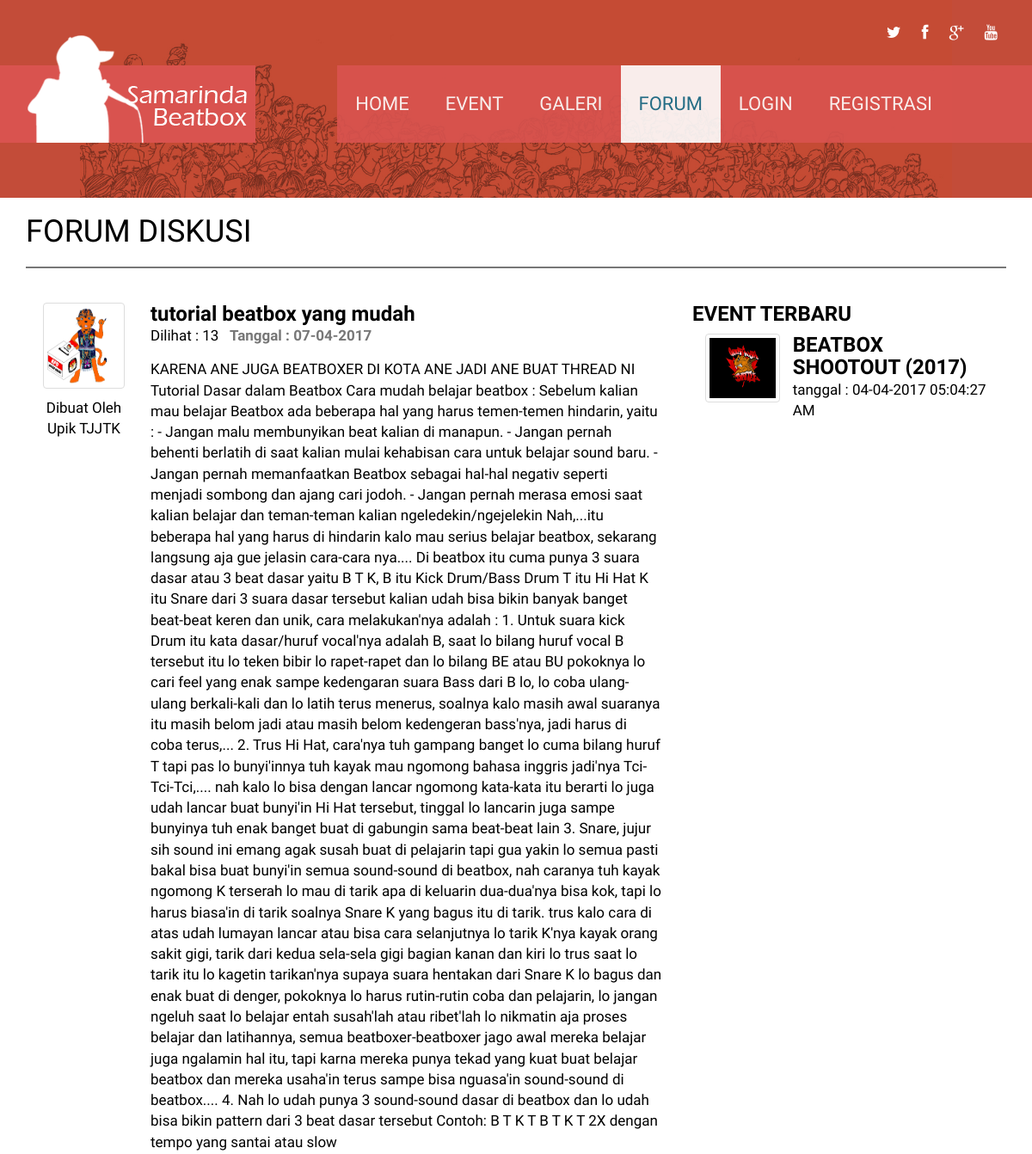
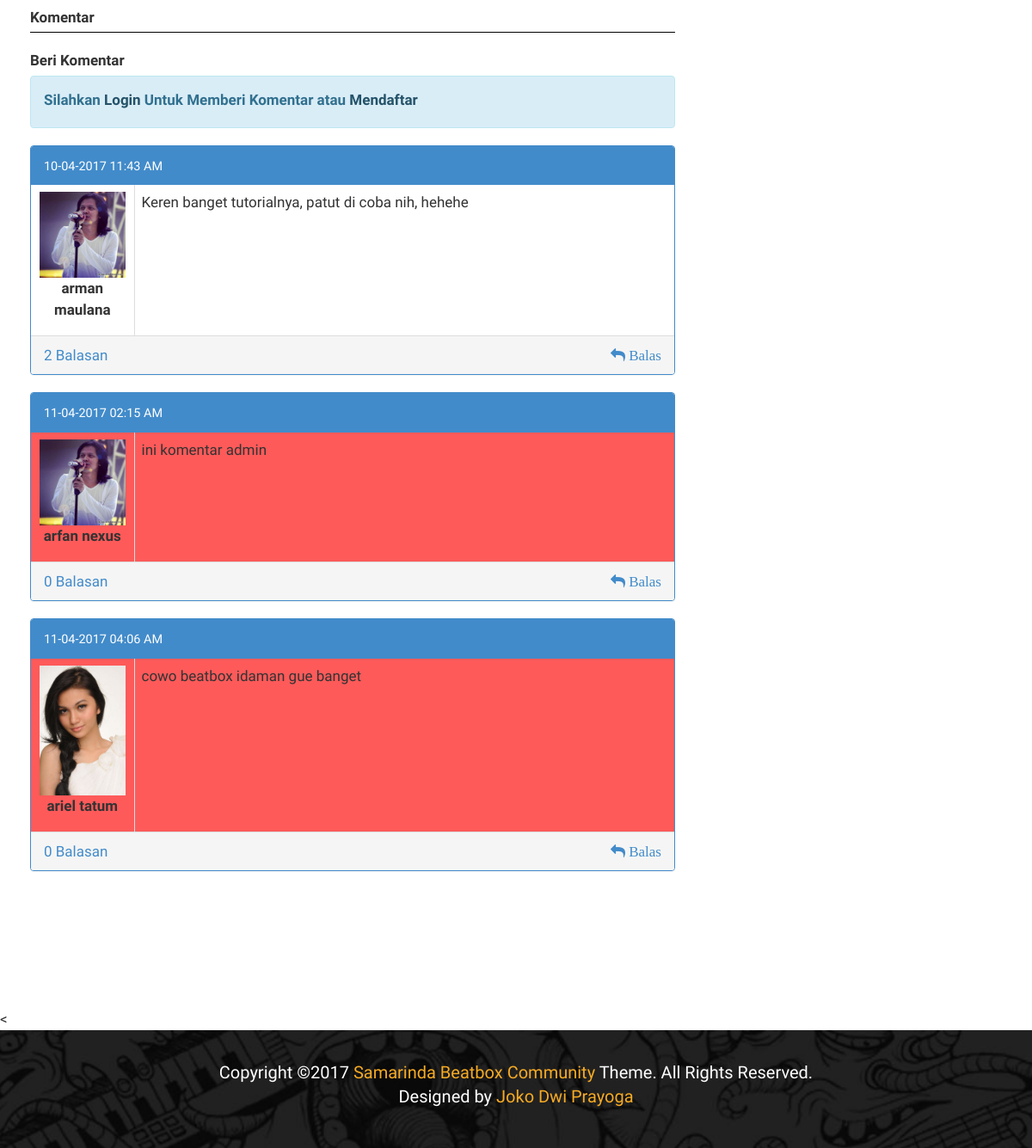
The page /view.php?id=5 on the database its author committed (2 pictures, top to bottom).
### tables this page shows
CREATE TABLE `tb_member` (
  `id` int(11) NOT NULL,
  `nama` varchar(100) NOT NULL,
  `username` varchar(100) NOT NULL,
  `password` varchar(200) NOT NULL,
  `telp` varchar(15) NOT NULL,
  `alamat` varchar(200) NOT NULL,
  `gambar` varchar(200) NOT NULL,
  `tgl_daftar` date NOT NULL,
  `status` int(2) NOT NULL
);

CREATE TABLE `tb_forum` (
  `id` int(11) NOT NULL,
  `id_member` int(11) NOT NULL,
  `judul` varchar(100) NOT NULL,
  `topic` text NOT NULL,
  `tanggal` date NOT NULL,
  `dilihat` int(11) NOT NULL
);

CREATE TABLE `tb_komentar` (
  `id` int(11) NOT NULL,
  `id_forum` int(11) NOT NULL,
  `id_member` int(11) NOT NULL,
  `komentar` text NOT NULL,
  `tanggal` datetime NOT NULL,
  `id_admin` int(11) NOT NULL,
  `level` int(11) NOT NULL
);

CREATE TABLE `tb_event` (
  `id` int(11) NOT NULL,
  `gambar` varchar(100) NOT NULL,
  `judul` varchar(100) NOT NULL,
  `tanggal` datetime NOT NULL,
  `artikel` text NOT NULL
);

### view.php (the view, shortened to what this page needs)
<!DOCTYPE html>
<html lang="en">
<head>
    <link href="css/bootstrap.min.css" rel="stylesheet">
    <link href="css/font-awesome.min.css" rel="stylesheet">
	<link href="css/main.css" rel="stylesheet">
	<link href="css/animate.css" rel="stylesheet">
	<link href="css/responsive.css" rel="stylesheet">
    <link rel="stylesheet" type="text/css" href="css/mystyle.css">
</head>
<body>
	<header id="header" role="banner">
		<div class="main-nav">
			<div class="container">
				<div class="header-top">
					<div class="pull-right social-icons">
						<a href="#"><i class="fa fa-twitter"></i></a>
						<a href="#"><i class="fa fa-facebook"></i></a>
						<a href="#"><i class="fa fa-google-plus"></i></a>
						<a href="#"><i class="fa fa-youtube"></i></a>
					</div>
				</div>
		        <div class="row">
		            <div class="navbar-header">
		                <a class="navbar-brand" href="index.html">
		                	<img class="img-responsive" src="images/logo_.png" alt="logo">
		                </a>
		            </div>
		            <div class="collapse navbar-collapse">
		                <ul class="nav navbar-nav navbar-right">
		                    <li><a href="index.php">Home</a></li>
		                    <li><a href="event.php">Event</a></li>
		                    <li><a href="gallery.php">Galeri</a></li>
		                    <li class="active"><a href="forum.php">Forum</a></li>
		                    <?php
		                    	if (isset($_SESSION['username'])) {
							?>
		                    <li class="dropdown">
							    <a class="dropdown-toggle" data-toggle="dropdown" href="#">
							    <?php echo $_SESSION['username']; ?>
							    <span class="caret"></span>
							    </a>
							    <ul class="dropdown-menu" style="background:#d9534f">
							      	<li style="border-bottom: 2px solid #fff;"><a class="ku" href="profile.php">Profile</a></li>
							      	<li><a class="ku" href="logout.php">Logout</a></li>
							    </ul>
							 </li>
							<?php
								}
								else{
							?>
		                    <li> <a href="login.php">Login</a></li>
		                    <li class=""><a href="registrasi.php">Registrasi</a></li>
							<?php
								}
		                    ?>
		                </ul>
		            </div>
		        </div>
	        </div>
        </div>
    </header>
	<section class="kontent">
		<div id="sponsor-carousel" class="carousel slide" data-interval="false">
			<div class="container">
				<div class="row">
					<div class="col-sm-12">
						<h2 style="margin-bottom:0px; color:#000;">
							Forum Diskusi
						</h2><hr style="border:1px solid #777;">
						<div class="col-md-8">
							<div class="row">
								<?php
									$sql_forum = mysql_query("select * from tb_forum where id='".$_GET['id']."'") or die(mysql_error());
									$row_forum = mysql_fetch_array($sql_forum);
										$sql_id_member = mysql_query("select * from tb_member where id='".$row_forum['id_member']."'");
										$row_id_member = mysql_fetch_array($sql_id_member);
                                        $tanggal = $row_forum['tanggal'];
                                        $format = date('d-m-Y',strtotime($tanggal ));
								?>
								<div class="col-md-12" style="padding:20px;">
									<div class="row">
										<div class="col-md-2 thumb">
											<center>
											<img class="thumbnail" style="width:100%; height:100px;" src="images/member/<?php echo $row_id_member['gambar']; ?>">
											<p style="color:#000; margin:-10px;">Dibuat Oleh <br><?php echo $row_id_member['nama'];?></p>
											</center>
										</div>
										<div class="col-md-10">
											<h3 style="color:#000; text-transform: none; margin:0px;"><strong><?php echo $row_forum['judul']; ?></strong></h3>
											<p style="color:#000;">Dilihat : <?php echo $row_forum['dilihat']; ?> &nbsp; <label style="color:#777;">Tanggal : <?php echo $format; ?></label></p>
											<p style="color:#000;"><?php  echo $row_forum['topic'];?>
											</p>
										</div>
										<label>Komentar</label>
										<div class="col-md-12" style="border-top:1px solid #000; padding:20px 0px">
											<label>Beri Komentar</label><br>
											<?php
												if (!$_SESSION)
												{
											?>
													<div class="alert alert-info">
														<label>Silahkan <a href="login.php" class="alert-link">Login</a> Untuk Memberi Komentar atau <a href="registrasi.php" class="alert-link">Mendaftar</a></label>
													</div>
											<?php
												}
											?>
												<?php
													$sql_komentar = mysql_query("select * from tb_komentar where id_forum='".$row_forum['id']."'");
													while ($row_komentar=mysql_fetch_array($sql_komentar))
													{
				                                        $tanggal_komentar = $row_komentar['tanggal'];
				                                        $format_tanggal = date('d-m-Y H:i A',strtotime($tanggal_komentar));
														$id_member = mysql_query("select * from tb_member where id='".$row_komentar['id_member']."'");
														$row_id_member = mysql_fetch_array($id_member);
														$id_admin = mysql_query("select * from tb_admin where id='".$row_komentar['id_admin']."'");
														$row_id_admin = mysql_fetch_array($id_admin);
												?>
														<div class="panel panel-primary">
														  <div class="panel-heading"><small> <?php echo $format_tanggal; ?></small></div>
														  <table class="table table-bordered" <?php if($row_komentar['level']==1){ echo 'style="background-color:#fe5a5a;"';} ?>>
														    <tr>
														    	<td style="width:120px;">
														    		<center>
														    		<img style="width:100px"; src="images/member/<?php if($row_komentar['level']==1){ echo $row_id_admin['gambar']; } else{ echo $row_id_member['gambar']; } ?>">
														    		<p><strong><?php if($row_komentar['level']==1){ echo $row_id_admin['nama'];} else{ echo $row_id_member['nama']; } ?></strong></p>
														    		</center>
														    	</td>
														    	<td><?php echo $row_komentar['komentar']; ?></td>
														    </tr>
														  </table>
														  <div class="panel-footer">
														  		<a data-toggle="collapse" data-parent="#accordion" href="#collapse<?php echo $row_komentar['id']; ?>">
														  			<?php
														  				$sql_jumlah_balasan = mysql_query("select * from tb_balasan where id_komentar='".$row_komentar['id']."'");
														  				$jumlah_balasan = mysql_num_rows($sql_jumlah_balasan);
														  			?>
														          <?php echo $jumlah_balasan;?> Balasan
														        </a>
														  		<div class="pull-right">
														  			<a data-toggle="collapse" data-parent="#accordion" href="#collapseku<?php echo $row_komentar['id']; ?>">
															          <i class="fa fa-mail-reply"> Balas</i>
															        </a>
														  		</div>
														  </div>
														</div>
												<?php
													}
												?>
										</div>
									</div>
								</div>
							</div>
						</div>
						<div class="col-md-4">
							<h3 style="color:#000;"><strong>Event Terbaru</strong></h3>
							<div class="row">
								<?php
									$query=mysql_query("select * from tb_event ORDER BY id DESC") or die(mysql_error());
									while ($tampil = mysql_fetch_array($query))
									{
                                    $tanggal = $tampil['tanggal'];
                                    $format = date('d-m-Y h:m:s A',strtotime($tanggal ));
								?>
									<div class="col-md-12 <?php if ($tampil['id']==$_GET['id']) {
									} ?>">
										<a href="detail_event.php?id=<?php echo $tampil['id']; ?>">
											<div class="col-md-4 thumb">
												<img class="thumbnail"style="width:100%; height:80px;" src="images/event/<?php echo $tampil['gambar']; ?>">
											</div>
											<div class="col-md-8">
												<div class="row">
												<h3 style="color:#000; margin:0px;"><strong> <?php echo $tampil['judul']; ?></strong></h3>
												<p style="color:#000;">tanggal : <?php echo $format; ?></p>
												</div>
											</div>
										</a>
									</div>
								<?php
									}
								?>
							</div>
						</div>
					</div>
				</div>
			</div>
		</div>
	</section>
    < <footer id="footer">
        <div class="container">
            <div class="text-center">
                <p> Copyright  &copy;2017<a target="_blank" href=""> Samarinda Beatbox Community </a>Theme. All Rights Reserved. <br> Designed by <a target="_blank" href="">Joko Dwi Prayoga</a></p>
            </div>
        </div>
    </footer>
</body>
</html>

### css/main.css (style rules this page uses)
body { font-family: 'Dosis', sans-serif; font-size: 17px; }
a { -webkit-transition: 300ms; -moz-transition: 300ms; -o-transition: 300ms; transition: 300ms; }
h1, h2, h3, h4, h5, h6 { font-family: 'Yanone Kaffeesatz', 'sans-serif'; font-weight: 300; text-transform: uppercase; }
h2 { font-size: 36px }
.header-top { display: block; overflow: hidden; padding: 25px; }
.main-nav { position: absolute; width: 100%; z-index: 999; }
.main-nav .container { width: 100% }
.social-icons a { font-size: 18px; color: #fff; padding-left:20px; }
.navbar-brand { background-color: #d9534f; height: 90px; margin-bottom: 20px; position: relative; width: 297px; }
.navbar-brand img { position: absolute; top: -35px; }
.navbar-right { background-color: #d9534f; padding:0 95px 0 0; opacity: .9 }
.navbar-right li a { padding: 35px 21px; font-size: 22px; color: #fff; text-transform: uppercase; font-family: 'Yanone Kaffeesatz', 'sans-serif'; font-weight: 300; }
.navbar-right li a:hover, .navbar-right li a:focus, .navbar-right .active a { background-color: #fff; color: #16728f }
#footer { background-color: #212121; background-image: url("../images/footer-bg.jpg"); background-position: center bottom; background-repeat: no-repeat; background-size: cover; color: #FFFFFF; font-size: 20px; padding: 35px 0; }
#footer a { color:#f7ab24 }

### css/mystyle.css (style rules this page uses)
.kontent { padding-bottom: 100px; }

### rows shown on the page
tb_member: gambar (picture), nama "Upik TJJTK"
tb_forum: judul "tutorial beatbox yang mudah", dilihat "13", tanggal "07-04-2017", topic "KARENA ANE JUGA BEATBOXER DI KOTA ANE JADI ANE BUAT THREAD NI Tutorial Dasar dalam Beatbox Cara mudah belajar beatbox : Sebelum kalian mau belajar Beatbox ada beberapa hal yang harus temen-temen hindarin, yaitu : - Jangan malu membunyikan beat kalian di manapun. - Jangan pernah behenti berlatih di saat kalian mulai kehabisan cara untuk belajar sound baru. - Jangan pernah memanfaatkan Beatbox sebagai hal-hal negativ seperti menjadi sombong dan ajang cari jodoh. - Jangan pernah merasa emosi saat kalian belajar dan teman-teman kalian ngeledekin/ngejelekin Nah,...itu beberapa hal yang harus di hindarin kalo mau serius belajar beatbox, sekarang langsung aja gue jelasin cara-cara nya.... Di…"
tb_komentar: tanggal "10-04-2017 11:43 AM", id_member.gambar (picture), id_member.nama "arman maulana", komentar "Keren banget tutorialnya, patut di coba nih, hehehe", jumlah_balasan "2"
tb_komentar: tanggal "11-04-2017 02:15 AM", id_admin.gambar (picture), id_admin.nama "arfan nexus", komentar "ini komentar admin", jumlah_balasan "0"
tb_komentar: tanggal "11-04-2017 04:06 AM", id_admin.gambar (picture), id_admin.nama "ariel tatum", komentar "cowo beatbox idaman gue banget", jumlah_balasan "0"
tb_event: gambar (picture), judul "BEATBOX SHOOTOUT (2017)", tanggal "04-04-2017 05:04:27 AM"
